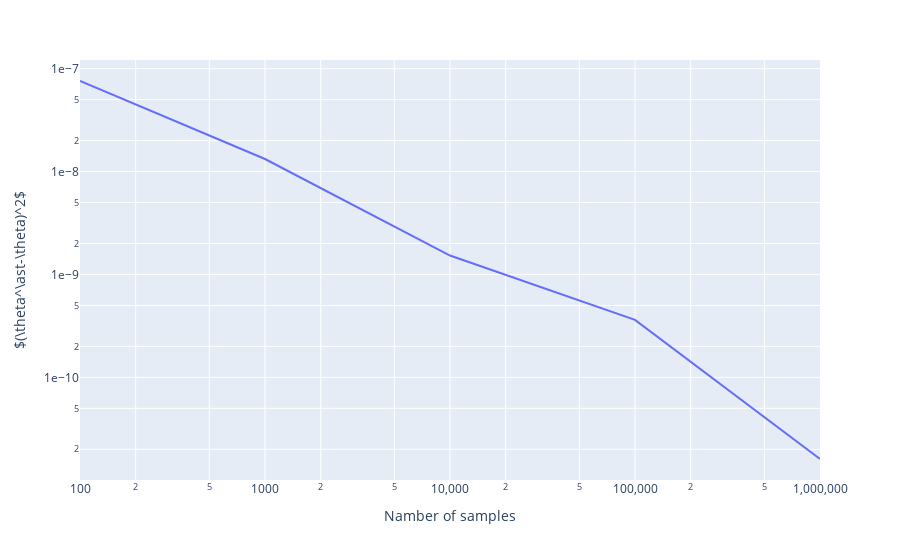

Notebook code for this chart:
### Code cell
analyse_theta_covergence(true_lambda=9)

### Figure 1 — Plotly figure (JSON) as saved in the notebook; plotly's stock layout.template omitted (floating-point values rounded to 4 significant figures)
{"data": [{"hovertemplate": "Namber of samples=%{x}<br>$(\\theta^\\ast-\\theta)^2$=%{y}<extra></extra>", "legendgroup": "", "line": {"color": "#636efa", "dash": "solid"}, "mode": "lines", "name": "", "orientation": "v", "showlegend": false, "type": "scatter", "x": [100, 1000, 10000, 100000, 1000000], "xaxis": "x", "y": [7.589e-08, 1.324e-08, 1.528e-09, 3.616e-10, 1.61e-11], "yaxis": "y"}], "layout": {"legend": {"tracegroupgap": 0}, "margin": {"t": 60}, "xaxis": {"anchor": "y", "domain": [0, 1], "exponentformat": "none", "title": {"text": "Namber of samples"}, "type": "log"}, "yaxis": {"anchor": "x", "domain": [0, 1], "exponentformat": "e", "title": {"text": "$(\\theta^\\ast-\\theta)^2$"}, "type": "log"}}}
